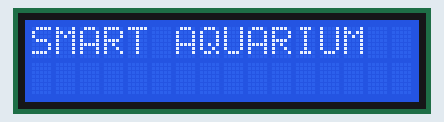
Simulated run of this sketch. Board: Arduino Uno, built with avr-gcc and run on an emulated ATmega328P. Parts: 16×2 character LCD. The local clock reads 2024-03-15 10:24:30 at power-on unless the sketch sets it.

Above: at 0.1 s.
At 2.1 s:
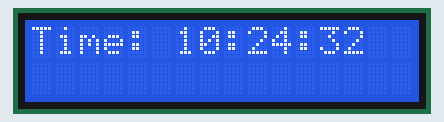
At 6.3 s:
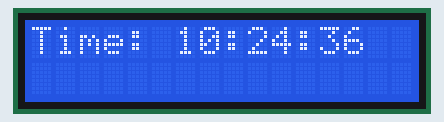
At 11.4 s:
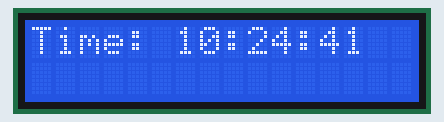
At 20.2 s:
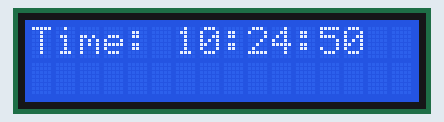
At 38.2 s:
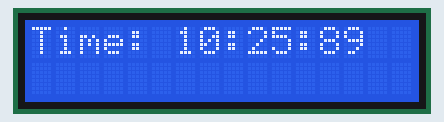

Measured:
- what the display in image 1 shows lasts 1.0 s, from 2.1 s to 3.1 s

The sketch:

RTCI2C.ino
```cpp
#include <Wire.h>
#include <LiquidCrystal_I2C.h>
#include <RTClib.h>

RTC_DS3231 rtc; // Objek RTC DS3231
LiquidCrystal_I2C lcd(0x27, 16, 2); // Alamat I2C dan ukuran layar

void setup() {
  // Inisialisasi RTC
  Wire.begin();
  rtc.begin();

  // Inisialisasi LCD I2C
  lcd.init();
  lcd.backlight();

  // Set waktu RTC jika diperlukan
  // rtc.adjust(DateTime(F(__DATE__), F(__TIME__)));

  // Tampilkan pesan awal di LCD
  lcd.clear();
  lcd.setCursor(0, 0);
  lcd.print("SMART AQUARIUM");
  delay(2000); // Tampilkan pesan selama 2 detik

  // Bersihkan layar LCD
  lcd.clear();
}

void loop() {
  // Baca waktu dari RTC
  DateTime now = rtc.now();

  // Tampilkan waktu di LCD
  lcd.setCursor(0, 0);
  lcd.print("Time: ");
  lcd.print(now.hour(), DEC);
  lcd.print(':');
  lcd.print(now.minute(), DEC);
  lcd.print(':');
  lcd.print(now.second(), DEC);

  // Tunggu sejenak
  delay(500); // Tunggu 1 detik
}
```
